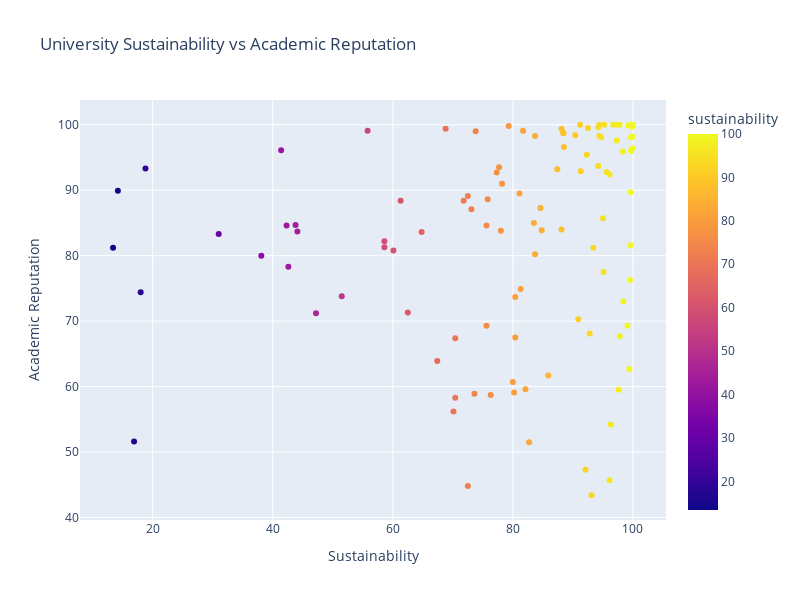

The notebook cell this image was saved under:
### Code cell
fig = px.scatter(uni, x='sustainability', y='academic_reputation', hover_name='university', 
                 color='sustainability', title='University Sustainability vs Academic Reputation')

fig.update_layout(
    xaxis_title='Sustainability',
    yaxis_title='Academic Reputation',
    width=800,
    height=600,
)

### Figure 1 — Plotly figure (JSON) as saved in the notebook; plotly's stock layout.template omitted (floating-point values rounded to 4 significant figures)
{"data": [{"hovertemplate": "<b>%{hovertext}</b><br><br>sustainability=%{marker.color}<br>academic_reputation=%{y}<extra></extra>", "hovertext": ["Massachusetts Institute of Technology (MIT)", "University of Cambridge", "University of Oxford", "Harvard University", "Stanford University", "Imperial College London", "ETH Zurich", "National University of Singapore (NUS)", "UCL", "University of California, Berkeley (UCB)", "University of Chicago", "University of Pennsylvania", "Cornell University", "The University of Melbourne", "California Institute of Technology (Caltech)", "Yale University", "Peking University", "Princeton University", "The University of New South Wales (UNSW Sydney)", "The University of Sydney", "University of Toronto", "The University of Edinburgh", "Columbia University", "UniversitÃ© PSL", "Tsinghua University", "Nanyang Technological University, Singapore (NTU Singapore)", "The University of Hong Kong", "Johns Hopkins University", "The University of Tokyo", "University of California, Los Angeles (UCLA)", "McGill University", "The University of Manchester", "University of Michigan-Ann Arbor", "Australian National University (ANU)", "University of British Columbia", "EPFL â€“ Ã‰cole polytechnique fÃ©dÃ©rale de Lausanne", "Technical University of Munich", "Institut Polytechnique de Paris", "New York University (NYU)", "King's College London", "Seoul National University", "Monash University", "The University of Queensland", "Zhejiang University", "The London School of Economics and Political Science (LSE)", "Kyoto University", "Delft University of Technology", "Northwestern University", "The Chinese University of Hong Kong (CUHK)", "Fudan University", "Shanghai Jiao Tong University", "Carnegie Mellon University", "University of Amsterdam", "Ludwig-Maximilians-UniversitÃ¤t MÃ¼nchen", "University of Bristol", "KAIST - Korea Advanced Institute of Science & Technology", "Duke University", "University of Texas at Austin", "Sorbonne University", "The Hong Kong University of Science and Technology", "KU Leuven", "University of California, San Diego (UCSD)", "University of Washington", "University of Illinois at Urbana-Champaign", "The Hong Kong Polytechnic University", "Universiti Malaya (UM)", "The University of Warwick", "The University of Auckland", "National Taiwan University (NTU)", "City University of Hong Kong", "UniversitÃ© Paris-Saclay", "The University of Western Australia", "Brown University", "KTH Royal Institute of Technology", "University of Leeds", "University of Glasgow", "Yonsei University", "Durham University", "Korea University", "Osaka University", "Trinity College Dublin, The University of Dublin", "University of Southampton", "Pennsylvania State University", "University of Birmingham", "Lund University", "Universidade de SÃ£o Paulo", "Lomonosov Moscow State University", "UniversitÃ¤t Heidelberg", "The University of Adelaide", "University of Technology Sydney", "Tokyo Institute of Technology (Tokyo Tech)", "University of Zurich", "Boston University", "Universidad Nacional AutÃ³noma de MÃ©xico (UNAM)", "Universidad de Buenos Aires (UBA)", "University of St Andrews", "Georgia Institute of Technology", "Freie Universitaet Berlin", "Purdue University", "Pohang University of Science And Technology (POSTECH)", "University of Nottingham", "University of Wisconsin-Madison", "Pontificia Universidad CatÃ³lica de Chile (UC)", "The University of Sheffield", "Uppsala University"], "legendgroup": "", "marker": {"color": [95.2, 97.3, 97.8, 96.7, 94.4, 94.4, 88.4, 88.1, 92.5, 100, 81.7, 99.9, 94.7, 90.4, 41.4, 99.2, 68.8, 79.3, 99.6, 99.7, 99.9, 99.7, 94.2, 80.4, 55.8, 78.2, 97.3, 84.6, 99.7, 91.2, 94.2, 92.3, 83.7, 87.4, 99.9, 42.3, 84.8, 72.5, 98.3, 81.1, 73.8, 71.8, 73.1, 51.5, 97.8, 88.4, 98.4, 78, 61.3, 43.8, 44.1, 47.2, 64.8, 77.3, 81.3, 14.2, 95, 77.7, 75.8, 31, 75.6, 72.5, 88.1, 83.5, 92.8, 93.4, 62.5, 99.6, 95.6, 82.1, 73.6, 70.1, 70.4, 96.1, 90.9, 99.5, 38.1, 97.6, 58.6, 58.6, 75.6, 82.7, 95.1, 80.4, 99.1, 96.1, 13.4, 42.6, 96.3, 93.1, 18, 80.2, 85.9, 88.5, 18.8, 92.1, 70.4, 60.1, 67.4, 16.9, 80, 83.7, 91.3, 76.3, 99.4], "coloraxis": "coloraxis", "symbol": "circle"}, "mode": "markers", "name": "", "orientation": "v", "showlegend": false, "type": "scatter", "x": [95.2, 97.3, 97.8, 96.7, 94.4, 94.4, 88.4, 88.1, 92.5, 100, 81.7, 99.9, 94.7, 90.4, 41.4, 99.2, 68.8, 79.3, 99.6, 99.7, 99.9, 99.7, 94.2, 80.4, 55.8, 78.2, 97.3, 84.6, 99.7, 91.2, 94.2, 92.3, 83.7, 87.4, 99.9, 42.3, 84.8, 72.5, 98.3, 81.1, 73.8, 71.8, 73.1, 51.5, 97.8, 88.4, 98.4, 78, 61.3, 43.8, 44.1, 47.2, 64.8, 77.3, 81.3, 14.2, 95, 77.7, 75.8, 31, 75.6, 72.5, 88.1, 83.5, 92.8, 93.4, 62.5, 99.6, 95.6, 82.1, 73.6, 70.1, 70.4, 96.1, 90.9, 99.5, 38.1, 97.6, 58.6, 58.6, 75.6, 82.7, 95.1, 80.4, 99.1, 96.1, 13.4, 42.6, 96.3, 93.1, 18, 80.2, 85.9, 88.5, 18.8, 92.1, 70.4, 60.1, 67.4, 16.9, 80, 83.7, 91.3, 76.3, 99.4], "xaxis": "x", "y": [100, 100, 100, 100, 100, 98.3, 98.8, 99.4, 99.5, 100, 99.1, 96.4, 98.1, 98.4, 96.1, 99.9, 99.4, 99.8, 89.7, 96, 99.7, 98.1, 99.6, 73.7, 99.1, 91, 97.6, 87.3, 100, 100, 93.7, 95.4, 98.3, 93.2, 98.2, 84.6, 83.9, 44.8, 95.9, 89.5, 99, 88.4, 87.1, 73.8, 67.7, 98.7, 73, 83.8, 88.4, 84.7, 83.7, 71.2, 83.6, 92.7, 74.9, 89.9, 85.7, 93.5, 88.6, 83.3, 84.6, 89.1, 84, 85, 68.1, 81.2, 71.3, 81.6, 92.8, 59.6, 58.9, 56.2, 58.3, 45.7, 70.3, 76.3, 80, 59.5, 82.2, 81.3, 69.3, 51.5, 77.5, 67.5, 69.3, 92.4, 81.2, 78.3, 54.2, 43.4, 74.4, 59.1, 61.7, 96.6, 93.3, 47.3, 67.4, 80.8, 63.9, 51.6, 60.7, 80.2, 92.9, 58.7, 62.7], "yaxis": "y"}], "layout": {"coloraxis": {"colorbar": {"title": {"text": "sustainability"}}, "colorscale": [[0, "#0d0887"], [0.1111, "#46039f"], [0.2222, "#7201a8"], [0.3333, "#9c179e"], [0.4444, "#bd3786"], [0.5556, "#d8576b"], [0.6667, "#ed7953"], [0.7778, "#fb9f3a"], [0.8889, "#fdca26"], [1, "#f0f921"]]}, "height": 600, "legend": {"tracegroupgap": 0}, "title": {"text": "University Sustainability vs Academic Reputation"}, "width": 800, "xaxis": {"anchor": "y", "domain": [0, 1], "title": {"text": "Sustainability"}}, "yaxis": {"anchor": "x", "domain": [0, 1], "title": {"text": "Academic Reputation"}}}}
